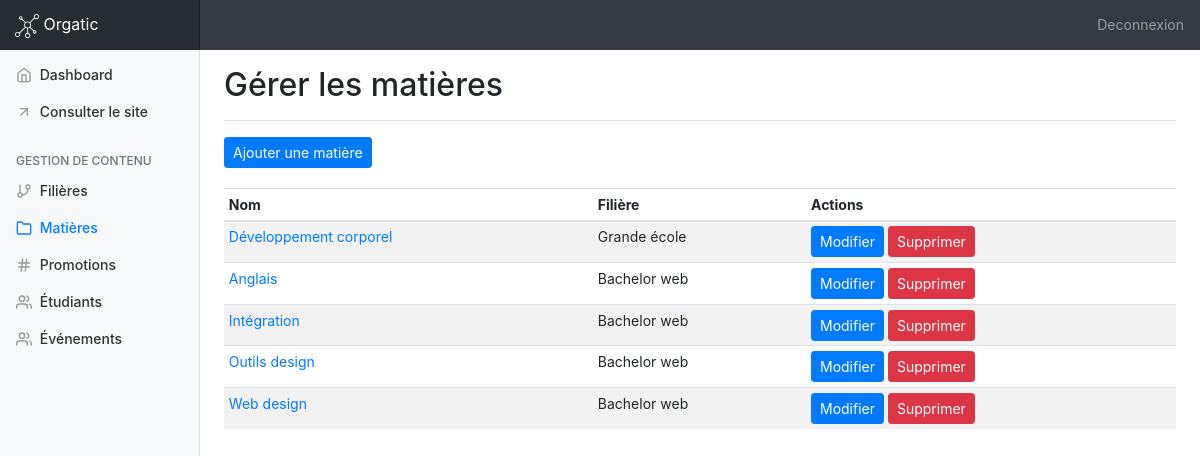
Page /manage_courses.php (signed in) on the earlier database version.
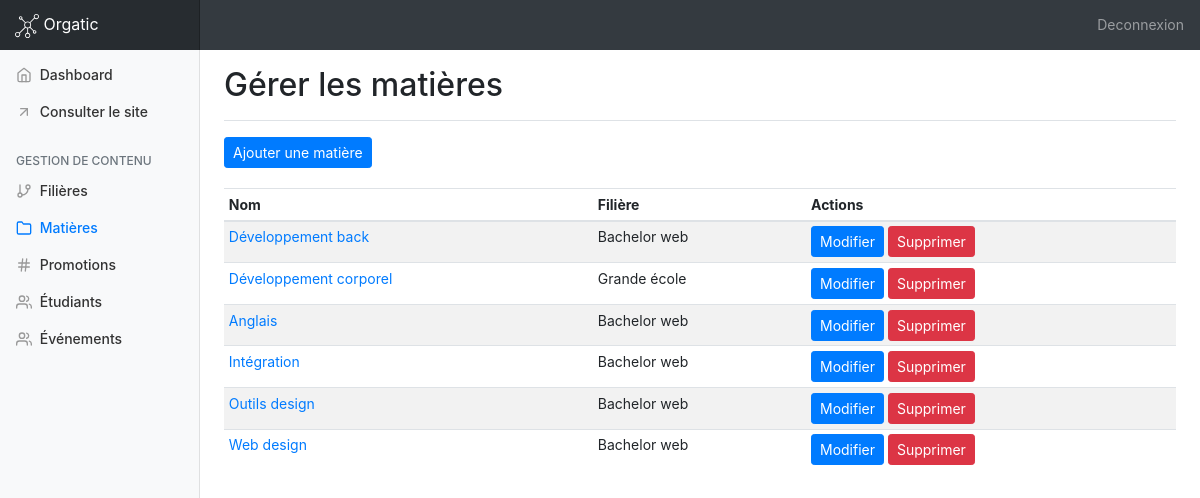
Same page on the later database version.
### tables this page shows
CREATE TABLE `courses` (
  `id` int(11) NOT NULL,
  `name` varchar(255) NOT NULL,
  `filiereID` int(11) NOT NULL
);

CREATE TABLE `filieres` (
  `id` int(11) NOT NULL,
  `name` varchar(255) NOT NULL
);

### models/admin/manage_courses.php (called while the page is built)
<?php
$req = $bdd->prepare('SELECT * FROM courses ORDER BY id DESC');
$req->execute();
$courses = $req->fetchAll();

### public/manage_courses.php (the view, shortened to what this page needs)
<?php
    require_once '../app/config/system.php';
    $title = 'Gérer les matières';
    require_once DIR_MODELS . '/admin/manage_courses.php';
    require_once INCLUDES . '/admin/header.php';
?>
        <main role="main" class="col-md-9 ml-sm-auto col-lg-10 pt-3 px-4">
            <div class="d-flex justify-content-between flex-wrap flex-md-nowrap align-items-center pb-2 mb-3 border-bottom">
                <h1 class="h2"><?= $title; ?></h1>
            </div>
            <div style="margin-bottom:20px;">
                <a href="add_course.php" class="btn btn-sm btn-primary">Ajouter une matière</a>
            </div>
            <div class="table-responsive">
                <table class="table table-striped table-sm">
                    <thead>
                    <tr>
                        <th>Nom</th>
                        <th>Filière</th>
                        <th>Actions</th>
                    </tr>
                    </thead>
                    <tbody>
                    <?php
                    foreach($courses as $course){
                        $req = $bdd->prepare('SELECT * FROM filieres WHERE id = ?');
                        $req->execute([$course['filiereID']]);
                        $filiere = $req->fetch();
                        echo '<tr>';
                        echo '<td><a href="edit_course.php?id='.$course['id'].'">'.htmlentities($course['name']).'</a></td>';
                        echo '<td>'.htmlentities($filiere['name']).'</td>';
                        echo '<td><a href="edit_course.php?id='.$course['id'].'" class="btn btn-sm btn-primary">Modifier</a> <a href="do/delete_course.php?id='.$course['id'].'&csrf='.$_SESSION['csrf'].'" class="btn btn-sm btn-danger">Supprimer</a></td>';
                        echo '</tr>';
                    }
                    ?>
                    </tbody>
                </table>
            </div>
        </main>
<?php
require_once INCLUDES . '/admin/footer.php';
?>

Differences in the rows shown:
added courses: name "Développement back", filiereID.name "Bachelor web"
